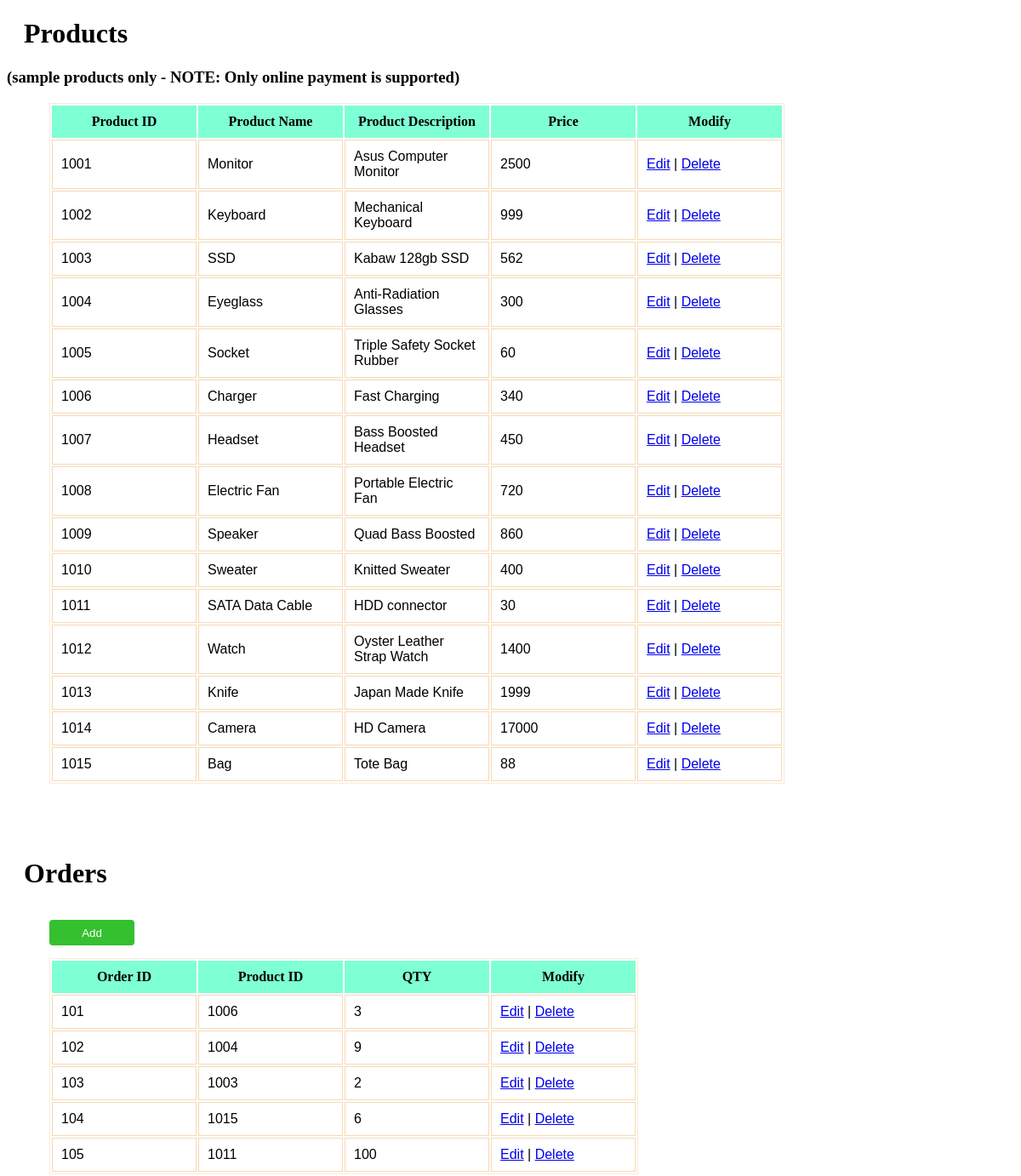
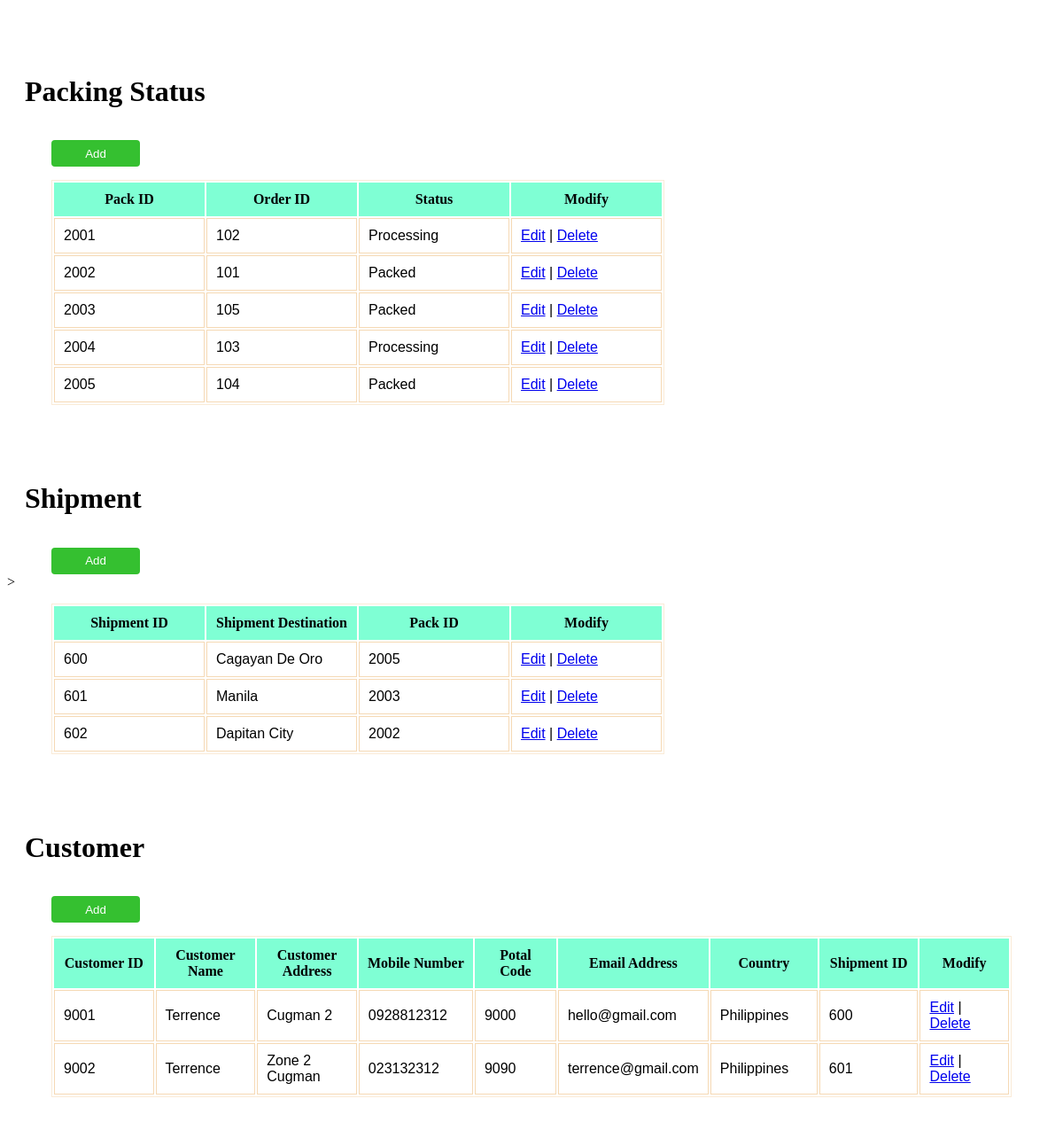
The page / on the database its author committed (2 pictures, top to bottom).
### tables this page shows
CREATE TABLE `product` (
  `prod_id` int(20) NOT NULL,
  `prod_name` varchar(250) DEFAULT NULL,
  `prod_desc` varchar(250) DEFAULT NULL,
  `price` varchar(250) DEFAULT NULL
);

CREATE TABLE `orders` (
  `order_id` int(20) NOT NULL,
  `prod_id` int(20) DEFAULT NULL,
  `QTY` varchar(225) DEFAULT NULL
);

CREATE TABLE `pack` (
  `pack_id` int(20) NOT NULL,
  `order_id` int(20) DEFAULT NULL,
  `status` varchar(225) DEFAULT NULL
);

CREATE TABLE `shipment` (
  `ship_id` int(20) NOT NULL,
  `ship_destination` varchar(250) DEFAULT NULL,
  `pack_id` int(20) DEFAULT NULL
);

CREATE TABLE `customer_info` (
  `customer_id` int(20) NOT NULL,
  `customer_name` varchar(250) DEFAULT NULL,
  `customer_address` varchar(250) DEFAULT NULL,
  `customer_number` varchar(250) DEFAULT NULL,
  `customer_postal` varchar(250) DEFAULT NULL,
  `customer_email` varchar(250) DEFAULT NULL,
  `customer_country` varchar(250) DEFAULT NULL,
  `ship_id` int(20) DEFAULT NULL
);

### index.php (the view, shortened to what this page needs)
<!DOCTYPE html>
<html lang="en">
<head>
    <link rel="stylesheet" href="style.css">
</head>
<body>
    <h1 class="header">Products</h1><h3>(sample products only - NOTE: Only online payment is supported)</h3>
    <?php
        include("config.php");
        $sql = "SELECT * FROM product";
        $result = $conn->query($sql);
        if ($result->num_rows > 0) {
            echo "<table>";
            echo "<tr>";
            echo "<th>Product ID</th><th>Product Name</th><th>Product Description</th><th>Price</th><th>Modify</th>";
            echo "</tr>";
            while ($row = $result->fetch_assoc()) {
                echo "<tr>";
                echo "<td>" . $row['prod_id'] . "</td>";
                echo "<td>" . $row['prod_name'] . "</td>";
                echo "<td>" . $row['prod_desc'] . "</td>";
                echo "<td>" . $row['price'] . "</td>";
                echo "<td>";
                echo "<a href='edit.php?id=" . $row['prod_id'] . "'>Edit</a> | ";
                echo "<a href='delete.php?id=" . $row['prod_id'] . "' onclick='return confirm(\"Are you sure you want to delete this item?\")'>Delete</a>";
                echo "</td>";
                echo "</tr>";
            }
            echo "</table>";
        }
    ?>
<h1 class="header"><br>Orders</h1>
    <form action="orders.php" method="POST">
    <div class="seachBtn"><input type="submit" id="search-Btn" name="search" value="Add"></div>
    </form>
    <?php
        include("config.php");
        $sql = "SELECT * FROM orders";
        $result = $conn->query($sql);
        if ($result->num_rows > 0) {
            echo "<table>";
            echo "<tr>";
            echo "<th>Order ID</th><th>Product ID</th><th>QTY</th><th>Modify</th>";
            echo "</tr>";
            while ($row = $result->fetch_assoc()) {
                echo "<tr>";
                echo "<td>" . $row['order_id'] . "</td>";
                echo "<td>" . $row['prod_id'] . "</td>";
                echo "<td>" . $row['QTY'] . "</td>";
                echo "<td>";
                echo "<a href='edit.php?id=" . $row['order_id'] . "'>Edit</a> | ";
                echo "<a href='deleteCustomer.php?id=" . $row['order_id'] . "' onclick='return confirm(\"Are you sure you want to delete this item?\")'>Delete</a>";
                echo "</td>";
                echo "</tr>";
            }
            echo "</table>";
        }
    ?>
    <h1 class="header"><br>Packing Status</h1>
    <form action="pack.php" method="POST">
    <div class="seachBtn"><input type="submit" id="search-Btn" name="search" value="Add"></div>
    </form>
    <?php
        include("config.php");
        $sql = "SELECT * FROM pack";
        $result = $conn->query($sql);
        if ($result->num_rows > 0) {
            echo "<table>";
            echo "<tr>";
            echo "<th>Pack ID</th><th>Order ID</th><th>Status</th><th>Modify</th>";
            echo "</tr>";
            while ($row = $result->fetch_assoc()) {
                echo "<tr>";
                echo "<td>" . $row['pack_id'] . "</td>";
                echo "<td>" . $row['order_id'] . "</td>";
                echo "<td>" . $row['status'] . "</td>";
                echo "<td>";
                echo "<a href='edit.php?id=" . $row['pack_id'] . "'>Edit</a> | ";
                echo "<a href='deleteCustomer.php?id=" . $row['pack_id'] . "' onclick='return confirm(\"Are you sure you want to delete this item?\")'>Delete</a>";
                echo "</td>";
                echo "</tr>";
            }
            echo "</table>";
        }
    ?>
    <h1 class="header"><br>Shipment</h1>
    <form action="shipment.php" method="POST">
    <div class="seachBtn"><input type="submit" id="search-Btn" name="search" value="Add"></div>
    </form>
    <?php
        include("config.php");
        $sql = "SELECT * FROM shipment";
        $result = $conn->query($sql);
        if ($result->num_rows > 0) {
            echo "<table>";
            echo "<tr>";
            echo "<th>Shipment ID</th><th>Shipment Destination</th>><th>Pack ID</th><th>Modify</th>";
            echo "</tr>";
            while ($row = $result->fetch_assoc()) {
                echo "<tr>";
                echo "<td>" . $row['ship_id'] . "</td>";
                echo "<td>" . $row['ship_destination'] . "</td>";
                echo "<td>" . $row['pack_id'] . "</td>";
                echo "<td>";
                echo "<a href='edit.php?id=" . $row['ship_id'] . "'>Edit</a> | ";
                echo "<a href='deleteCustomer.php?id=" . $row['ship_id'] . "' onclick='return confirm(\"Are you sure you want to delete this item?\")'>Delete</a>";
                echo "</td>";
                echo "</tr>";
            }
            echo "</table>";
        }
    ?>
     <h1 class="header"><br>Customer</h1>
    <form action="customer_info.php" method="POST">
    <div class="seachBtn"><input type="submit" id="search-Btn" name="search" value="Add"></div>
    </form>
    <?php
        include("config.php");
        $sql = "SELECT * FROM customer_info";
        $result = $conn->query($sql);
        if ($result->num_rows > 0) {
            echo "<table>";
            echo "<tr>";
            echo "<th>Customer ID</th><th>Customer Name</th><th>Customer Address</th><th>Mobile Number</th><th>Potal Code</th><th>Email Address</th><th>Country</th><th>Shipment ID</th><th>Modify</th>";
            echo "</tr>";
            while ($row = $result->fetch_assoc()) {
                echo "<tr>";
                echo "<td>" . $row['customer_id'] . "</td>";
                echo "<td>" . $row['customer_name'] . "</td>";
                echo "<td>" . $row['customer_address'] . "</td>";
                echo "<td>" . $row['customer_number'] . "</td>";
                echo "<td>" . $row['customer_postal'] . "</td>";
                echo "<td>" . $row['customer_email'] . "</td>";
                echo "<td>" . $row['customer_country'] . "</td>";
                echo "<td>" . $row['ship_id'] . "</td>";
                echo "<td>";
                echo "<a href='edit.php?id=" . $row['customer_id'] . "'>Edit</a> | ";
                echo "<a href='deleteCustomer.php?id=" . $row['customer_id'] . "' onclick='return confirm(\"Are you sure you want to delete this item?\")'>Delete</a>";
                echo "</td>";
                echo "</tr>";
            }
            echo "</table>";
        }
    ?>
</body>
</html>

### style.css (style rules this page uses)
* { background-color: rgb(255, 255, 255); }
th { width: 150px; padding: 10px; background-color: aquamarine; }
tr { padding: 10px; }
table { border: 1px solid; border-color: antiquewhite; margin: 50px; margin-top: 15px; }
td { border: 1px solid; border-color: rgb(245, 217, 181); width: 50px; border-width: 1px; padding: 10px; font-family: 'Trebuchet MS', 'Lucida Sans Unicode', 'Lucida Grande', 'Lucida Sans', Arial, sans-serif; }
.seachBtn #search-Btn { height: 30px; width: 100px; border-radius: 4px; border: 0; background-color: rgb(53, 192, 48); transition: 0.5s; color: white; margin-left: 50px; margin-top: 15px; }
.header { margin-left: 20px; }

### rows shown on the page
product: prod_id "1001", prod_name "Monitor", prod_desc "Asus Computer Monitor", price "2500"
product: prod_id "1002", prod_name "Keyboard", prod_desc "Mechanical Keyboard", price "999"
product: prod_id "1003", prod_name "SSD", prod_desc "Kabaw 128gb SSD", price "562"
product: prod_id "1004", prod_name "Eyeglass", prod_desc "Anti-Radiation Glasses", price "300"
product: prod_id "1005", prod_name "Socket", prod_desc "Triple Safety Socket Rubber", price "60"
product: prod_id "1006", prod_name "Charger", prod_desc "Fast Charging", price "340"
product: prod_id "1007", prod_name "Headset", prod_desc "Bass Boosted Headset", price "450"
product: prod_id "1008", prod_name "Electric Fan", prod_desc "Portable Electric Fan", price "720"
product: prod_id "1009", prod_name "Speaker", prod_desc "Quad Bass Boosted", price "860"
product: prod_id "1010", prod_name "Sweater", prod_desc "Knitted Sweater", price "400"
product: prod_id "1011", prod_name "SATA Data Cable", prod_desc "HDD connector", price "30"
product: prod_id "1012", prod_name "Watch", prod_desc "Oyster Leather Strap Watch", price "1400"
product: prod_id "1013", prod_name "Knife", prod_desc "Japan Made Knife", price "1999"
product: prod_id "1014", prod_name "Camera", prod_desc "HD Camera", price "17000"
product: prod_id "1015", prod_name "Bag", prod_desc "Tote Bag", price "88"
orders: order_id "101", prod "1006", QTY "3"
orders: order_id "102", prod "1004", QTY "9"
orders: order_id "103", prod "1003", QTY "2"
orders: order_id "104", prod "1015", QTY "6"
orders: order_id "105", prod "1011", QTY "100"
pack: pack_id "2001", order "102", status "Processing"
pack: pack_id "2002", order "101", status "Packed"
pack: pack_id "2003", order "105", status "Packed"
pack: pack_id "2004", order "103", status "Processing"
pack: pack_id "2005", order "104", status "Packed"
shipment: ship_id "600", ship_destination "Cagayan De Oro", pack "2005"
shipment: ship_id "601", ship_destination "Manila", pack "2003"
shipment: ship_id "602", ship_destination "Dapitan City", pack "2002"
customer_info: customer_id "9001", customer_name "Terrence", customer_address "Cugman 2", customer_number "0928812312", customer_postal "9000", customer_email "hello@gmail.com", customer_country "Philippines", ship "600"
customer_info: customer_id "9002", customer_name "Terrence", customer_address "Zone 2 Cugman", customer_number "023132312", customer_postal "9090", customer_email "terrence@gmail.com", customer_country "Philippines", ship "601"
